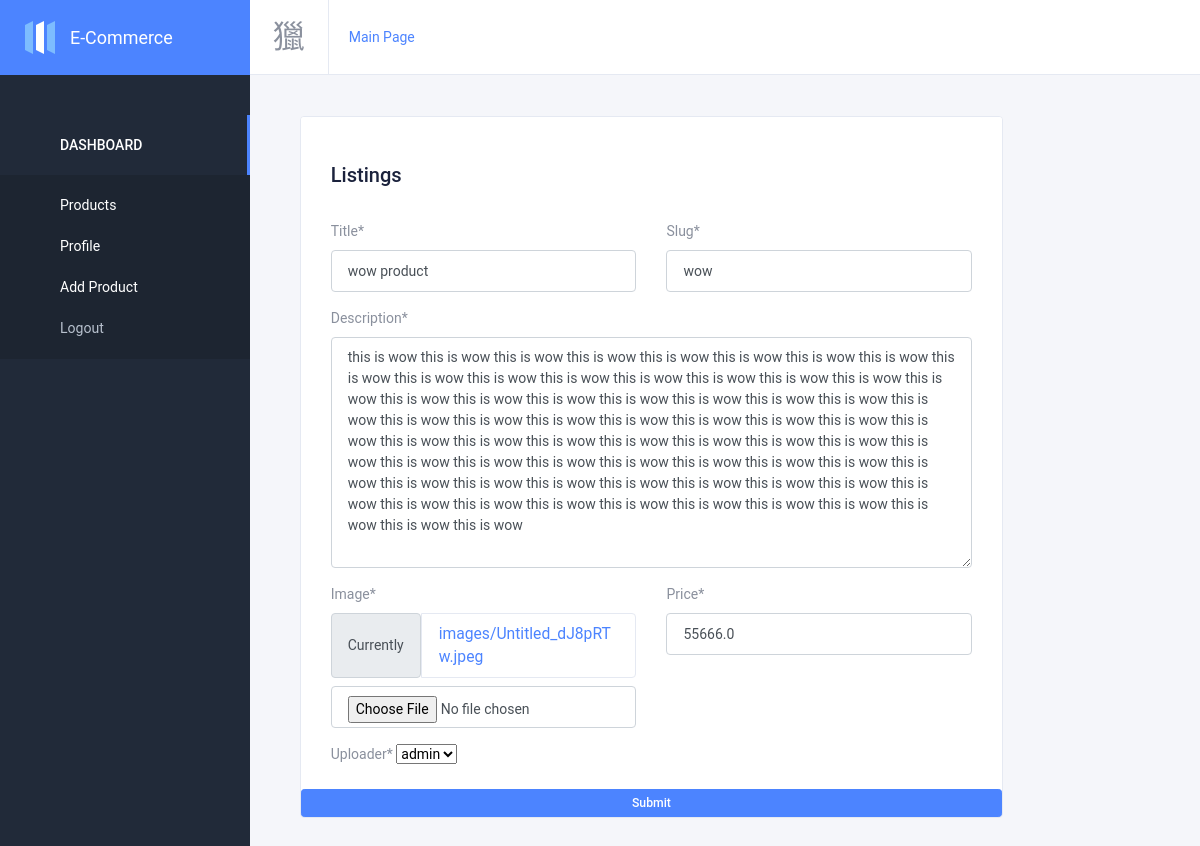
Screenshot of /account/product/update/2 (signed in) with the database file from the repository.
### shop/models.py (models this page shows, shortened)
class Item(models.Model):
    uploader = models.ForeignKey(User, null=True, on_delete=models.SET_NULL, related_name='products')
    title = models.CharField(max_length= 100)
    slug = models.SlugField(unique= True)
    price = models.FloatField()
    image = models.ImageField(upload_to='images')
    description = models.TextField()
    category = models.ManyToManyField(Category, related_name='products')

### account/views.py (the view)
# urls.py: path('product/update/<int:pk>', ProductUpdate.as_view(), name='product-update'),
class ProductUpdate(AuthorAccessMixin, FormValidMixin, FieldsMixin, UpdateView):
    model = Item
    template_name = 'account/product-create-update.html'

### account/mixins.py (called while the page is built)
    def dispatch(self, request, *args, **kwargs):
        if request.user.is_superuser:
            self.fields = ['uploader', 'title',"price" ,'slug', 'description', 'image']
        else:
            self.fields = ['title', 'slug', "price", 'description', 'image']
        return super().dispatch(request, *args, **kwargs)

    def dispatch(self, request, *args, pk, **kwargs):
        product = get_object_or_404(Item, pk=pk)
        if product.uploader == request.user or request.user.is_superuser:
            return super().dispatch(request, *args, **kwargs)
        else:
            return Http404("You! can't see this page")

### account/templates/account/product-create-update.html (shortened to what this page needs)
{% extends 'account/base.html' %}
{% load crispy_forms_tags %}
{% block main %}
<div class="row">
  <div class="col-xl-10">
              <div class="card card-default">
                <div class="card-header justify-content-between mb-4">
                  <h2>Listings</h2>
                </div>
                <div class="card-body py-0">
                    <form method="POST" enctype="multipart/form-data">
                       <div class="row">
                        <div class="col-6">
                            {{form.title|as_crispy_field}}
                        </div>
                        <div class="col-6">
                            {{form.slug|as_crispy_field}}
                        </div>
                        <div class="col-12">
                            {{form.description | as_crispy_field}}
                        </div>
                        <div class="col-6">
                            {{form.image|as_crispy_field}}
                        </div>
                        <div class="col-6">
                            {{form.price|as_crispy_field}}
                        </div>
                        {% if user.is_superuser %}
                    <div class="col-6">
                        {{form.uploader|as_crispy_field}}
                    </div>
                    {% endif %}
                    </div>
                </div>
                    <button class="btn btn-primary btn-sm myfont">Submit</button>
                  </div>
            </div>
  </div>
{% endblock %}

### rows the page displays
Item: title "wow product", slug "wow", description "this is wow this is wow this is wow this is wow this is wow this is wow this is wow this is wow this is wow this is wow this is wow this is wow this is wow this is wow this is wow this is wow this is wow this is wow this is wow this is wow this is wow this is wow this is wow this is wow this is wow this is wow this is wow this is wow this is wow this is wow this is wow this is wow this is wow this is wow this is wow this is wow this is wow this is wow this is wow this is wow this is wow this is wow this is wow this is wow this is wow this is wow this is wow this is wow this is wow this is wow this is wow this is wow this is wow this is wow this is wow this is wow this is wow this is wow…", price "55666.0", uploader "admin"
